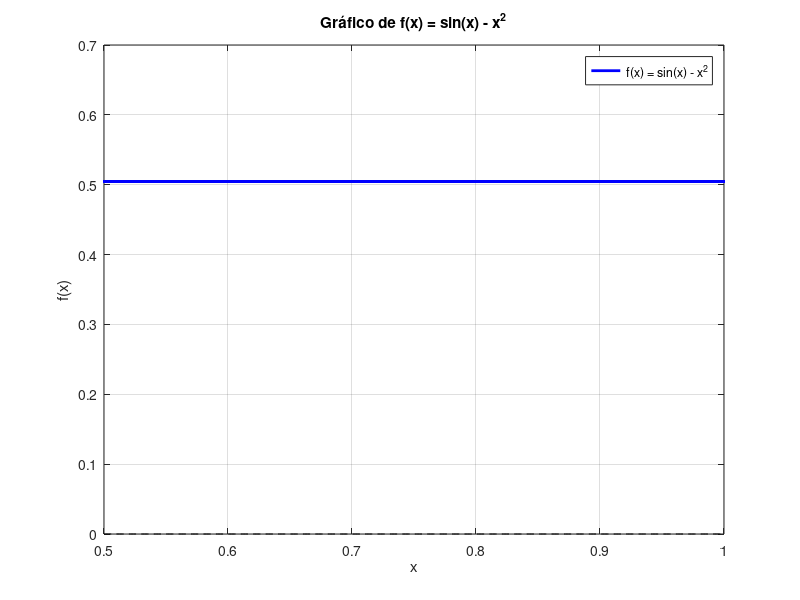

This figure's MATLAB source:
function lista5Questao3Bisseccao()

  e = 8.9e-12;
  F = 1.25;
  q = 2e-5;
  Q = 2e-5;
  raio = 0.85;

  f = @(x)((1/(4*pi*e)) * (q*Q*x / (x.^2 + raio.^2).^(3/2)) - F);

  a = 0;
  b = 1;

  % Define a tolerância para o erro absoluto e o erro inicial
  Es = 5e-4; % Tolerância em porcentagem
  Ea = Inf; % Erro absoluto inicial (grande valor para iniciar o loop)
  r = inf; % Valor inicial de r (raiz) como infinito

  % Cria um vetor x de 400 pontos entre 0.5 e 1
  x = linspace(0.5, 1, 400);
  % Calcula y para cada ponto em x usando a função f
  y = f(x);

  % Cria um gráfico da função
  figure;
  plot(x, y, 'b', 'LineWidth', 2); % Plota f(x) em azul com linha espessa
  hold on;
  plot(x, zeros(size(x)), 'k--'); % Plota a linha do eixo x (f(x) = 0) em linha pontilhada preta
  xlabel('x');
  ylabel('f(x)');
  title('Gráfico de f(x) = sin(x) - x^2'); % Adiciona um título ao gráfico
  grid on; % Ativa a grade do gráfico
  legend('f(x) = sin(x) - x^2'); % Adiciona uma legenda ao gráfico
  hold off;

  % Verifica se há mudança de sinal no intervalo [a, b]
  if (f(a) * f(b) > 0)
    disp("Erro: não há mudança de sinal!"); % Se não houver mudança de sinal, exibe uma mensagem de erro
  else
    it = 1; % Inicializa o contador de iterações
    n = 20; % Define o número máximo de iterações

    % Loop do método da bissecção
    while (it <= n)
      rPrevio = r; % Armazena o valor anterior de r
      r = (a + b) / 2; % Calcula o ponto médio do intervalo

      % Exibe os valores da iteração atual
      if it > 1
        Ea = calcularErroEstimativa(r, rPrevio); % Calcula o erro absoluto a partir da segunda iteração
      else
        Ea = Inf; % Na primeira iteração, o erro é infinito
      end

      fprintf('Iteração %d: a = %f, b = %f, r = %f, f(r) = %f, Aproximado = %f\n', ...
              it, a, b, r, f(r), Ea);

      % Verifica se o erro é menor ou igual à tolerância ou se atingiu o máximo de iterações
      if (Ea <= Es)
        fprintf("Raiz encontrada: %f\n", r); % Exibe a raiz encontrada
        break; % Sai do loop
      end

      it = it + 1; % Incrementa o contador de iterações

      % Atualiza o intervalo [a, b] com base no valor de f(r)
      if (f(a) * f(r) < 0)
        b = r; % Se houver mudança de sinal, atualiza o limite superior
      else
        a = r; % Caso contrário, atualiza o limite inferior
      end
    endwhile

    % Se o número máximo de iterações for atingido sem encontrar a raiz
    if it > n
      fprintf("Método falhou em %d iterações\n", it); % Exibe mensagem de falha
    end
  end
endfunction

% Função para calcular o erro absoluto
function Ea = calcularErroEstimativa(resultadoAtual, resultadoPrev)
  if resultadoPrev == Inf
    Ea = Inf; % Se o valor anterior for infinito, o erro é infinito
  else
    Ea = abs((resultadoAtual - resultadoPrev) / resultadoAtual) * 100; % Calcula o erro percentual
  end
endfunction

% Chama a função principal
lista5Questao3Bisseccao();

